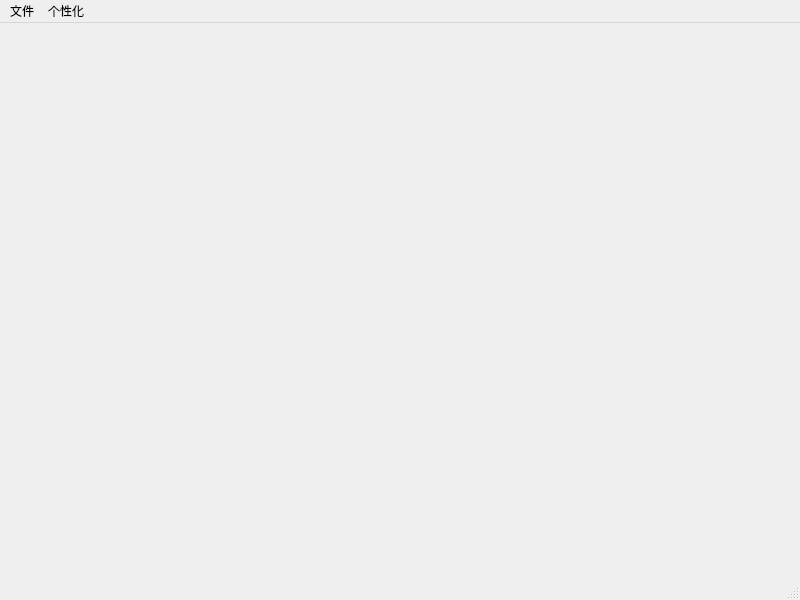
<?xml version="1.0" encoding="UTF-8"?>
<ui version="4.0">
 <class>MainWindow</class>
 <widget class="QMainWindow" name="MainWindow">
  <property name="geometry">
   <rect>
    <x>0</x>
    <y>0</y>
    <width>800</width>
    <height>600</height>
   </rect>
  </property>
  <property name="windowTitle">
   <string>MainWindow</string>
  </property>
  <widget class="QWidget" name="centralwidget">
   <widget class="QWidget" name="widget" native="true">
    <property name="geometry">
     <rect>
      <x>150</x>
      <y>100</y>
      <width>120</width>
      <height>80</height>
     </rect>
    </property>
   </widget>
  </widget>
  <widget class="QMenuBar" name="menubar">
   <property name="geometry">
    <rect>
     <x>0</x>
     <y>0</y>
     <width>800</width>
     <height>17</height>
    </rect>
   </property>
   <widget class="QMenu" name="file">
    <property name="title">
     <string>文件</string>
    </property>
    <widget class="QMenu" name="menu">
     <property name="title">
      <string>存档</string>
     </property>
     <addaction name="save1"/>
     <addaction name="save2"/>
     <addaction name="save3"/>
     <addaction name="save4"/>
    </widget>
    <widget class="QMenu" name="menu_2">
     <property name="title">
      <string>读档</string>
     </property>
     <addaction name="load1"/>
     <addaction name="load2"/>
     <addaction name="load3"/>
     <addaction name="load4"/>
    </widget>
    <addaction name="menu"/>
    <addaction name="menu_2"/>
   </widget>
   <widget class="QMenu" name="preference">
    <property name="title">
     <string>个性化</string>
    </property>
    <widget class="QMenu" name="menu_3">
     <property name="title">
      <string>背景</string>
     </property>
     <addaction name="back4"/>
     <addaction name="back1"/>
     <addaction name="back2"/>
     <addaction name="back3"/>
    </widget>
    <widget class="QMenu" name="menu_4">
     <property name="title">
      <string>音乐</string>
     </property>
     <addaction name="actiontrip"/>
     <addaction name="actionsunny"/>
     <addaction name="actionHawaii"/>
    </widget>
    <addaction name="menu_3"/>
    <addaction name="menu_4"/>
   </widget>
   <addaction name="file"/>
   <addaction name="preference"/>
  </widget>
  <widget class="QStatusBar" name="statusbar"/>
  <action name="action1">
   <property name="text">
    <string>1</string>
   </property>
  </action>
  <action name="action3">
   <property name="text">
    <string>2</string>
   </property>
  </action>
  <action name="load1">
   <property name="text">
    <string>1</string>
   </property>
  </action>
  <action name="load2">
   <property name="text">
    <string>2</string>
   </property>
  </action>
  <action name="load3">
   <property name="text">
    <string>3</string>
   </property>
  </action>
  <action name="load4">
   <property name="text">
    <string>4</string>
   </property>
  </action>
  <action name="action4_2">
   <property name="text">
    <string>3</string>
   </property>
  </action>
  <action name="action4_3">
   <property name="text">
    <string>4</string>
   </property>
  </action>
  <action name="save1">
   <property name="text">
    <string>1</string>
   </property>
  </action>
  <action name="save2">
   <property name="text">
    <string>2</string>
   </property>
  </action>
  <action name="save3">
   <property name="text">
    <string>3</string>
   </property>
  </action>
  <action name="save4">
   <property name="text">
    <string>4</string>
   </property>
  </action>
  <action name="back4">
   <property name="text">
    <string>海洋</string>
   </property>
  </action>
  <action name="back1">
   <property name="text">
    <string>星空</string>
   </property>
  </action>
  <action name="back2">
   <property name="text">
    <string>银河</string>
   </property>
  </action>
  <action name="back3">
   <property name="text">
    <string>晴空</string>
   </property>
  </action>
  <action name="actiontrip">
   <property name="text">
    <string>Trip</string>
   </property>
  </action>
  <action name="actionsunny">
   <property name="text">
    <string>Sunny</string>
   </property>
  </action>
  <action name="actionHawaii">
   <property name="text">
    <string>Hawaii</string>
   </property>
  </action>
 </widget>
 <resources/>
 <connections/>
</ui>
